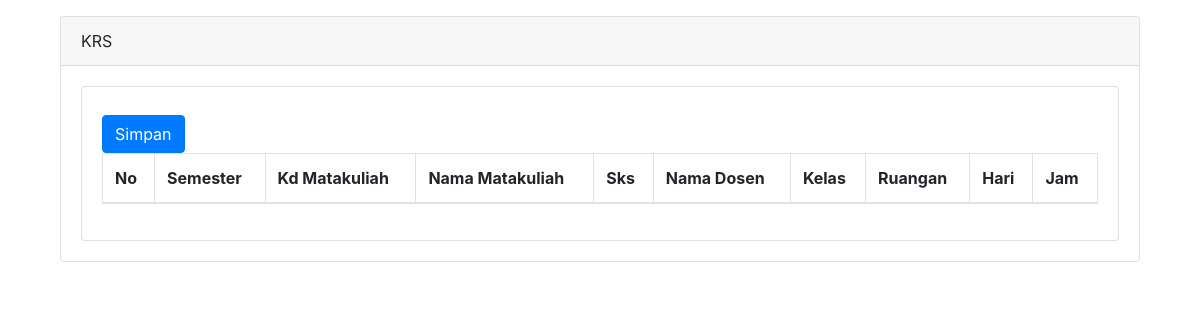
Before: /mhs/krs.php with the older database file.
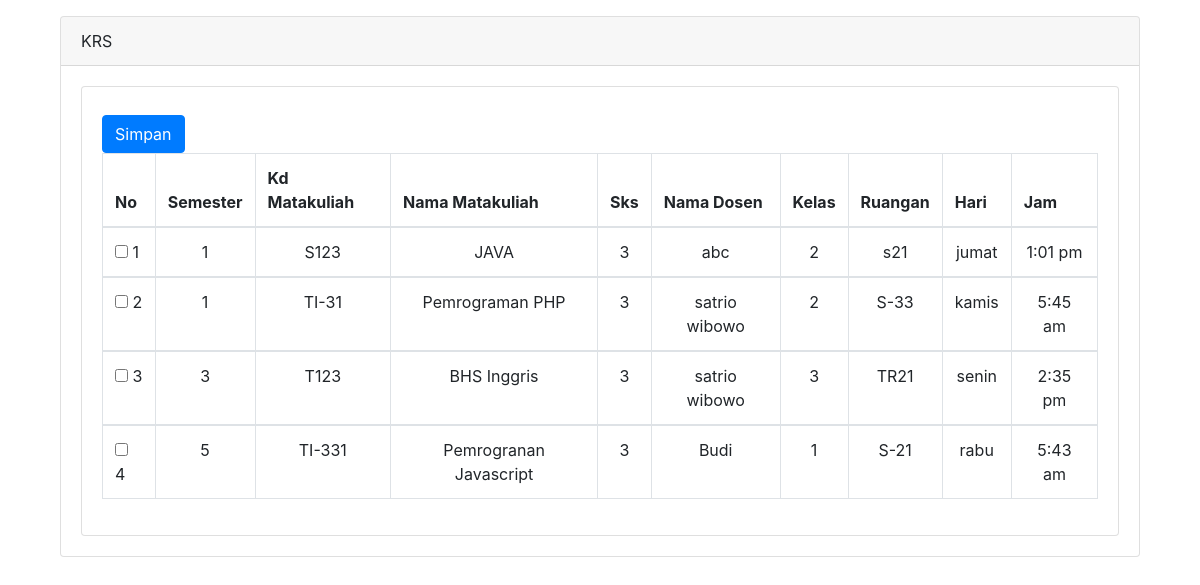
After: the same page with the newer database file.
### tables this page shows
CREATE TABLE `matkul` (
  `id_matkul` int(11) NOT NULL,
  `kd_matkul` varchar(9) NOT NULL,
  `nama_matkul` varchar(100) NOT NULL,
  `sks` char(10) NOT NULL,
  `ruangan` char(10) NOT NULL,
  `kelas` char(10) NOT NULL,
  `hari` char(10) NOT NULL,
  `jam` char(10) NOT NULL,
  `semester` int(2) NOT NULL,
  `id_dosen` int(11) DEFAULT NULL
);

CREATE TABLE `dosen` (
  `id_dosen` int(11) NOT NULL,
  `nama` varchar(100) NOT NULL,
  `alamat` text NOT NULL,
  `email` char(32) NOT NULL,
  `username` varchar(100) NOT NULL,
  `password` varchar(255) NOT NULL
);

### mhs/krs.php (the view, shortened to what this page needs)
<!DOCTYPE html>
<html lang="en">
<head>
    <link rel="stylesheet" href="../assets/bootstrap/css/bootstrap.min.css">
</head>
<body>
<div class="container mt-3">
  <div class="col-md-12">
    <div class="card">
      <div class="card-header">
        <span class="my-auto">KRS</span>
      </div>
      <div class="card-body">
        <div id="accordion">
          <div class="card">
            <div id="collapseOne" class="collapse show" aria-labelledby="headingOne" data-parent="#accordion">
              <div class="card-body">
                <table class="table table-bordered">
                  <thead>
                    <tr>
                      <th>No</th>
                      <th>Semester</th>
                      <th>Kd Matakuliah</th>
                      <th>Nama Matakuliah</th>
                      <th>Sks</th>
                      <th>Nama Dosen</th>
                      <th>Kelas</th>
                      <th>Ruangan</th>
                      <th>Hari</th>
                      <th>Jam</th>
                    </tr>
                  </thead>
                  <?php
              include("../config/koneksi.php");
              $no=0;
              $queryJoin = "SELECT matkul.kd_matkul,matkul.nama_matkul,matkul.sks,matkul.kelas,matkul.ruangan,matkul.hari,matkul.jam,matkul.semester,dosen.nama,matkul.id_matkul FROM dosen INNER JOIN matkul ON dosen.id_dosen=matkul.id_dosen ORDER BY semester ASC";
              $result = $koneksi->query($queryJoin);
              while($data = mysqli_fetch_row($result))
              {
              $no++;
            ?>
            <tbody>
              <tr>
              <?php
                echo '<td><input type="checkbox" name="" id=""> '.$no.'</td>';
                echo "<td align=center>$data[7]</td>";
                echo "<td align=center>$data[0]</td>";
                echo "<td align=center>$data[1]</td>";
                echo "<td align=center>$data[2]</td>";
                echo "<td align=center>$data[8]</td>";
                echo "<td align=center>$data[3]</td>";
                echo "<td align=center>$data[4]</td>";
                echo "<td align=center>$data[5]</td>";
                echo "<td align=center>$data[6]</td>";
              ?>
              </tr>
            </tbody>
            <?php
          }
          ?>
              </div>
            </div>
          </div>
          <div class="row mt-2">
            <div class="col-md-6">
              <input type="submit" class="btn btn-primary" name="" value="Simpan">
            </div>
          </div>
        </div>
      </div>
    </div>
  </div>
</div>
</body>
</html>

Changed rows visible on the page:
added matkul: semester "1", kd_matkul "S123", nama_matkul "JAVA", sks "3", id_dosen.nama "abc", kelas "2", ruangan "s21", hari "jumat", jam "1:01 pm"
added matkul: semester "1", kd_matkul "TI-31", nama_matkul "Pemrograman PHP", sks "3", id_dosen.nama "satrio wibowo", kelas "2", ruangan "S-33", hari "kamis", jam "5:45 am"
added matkul: semester "3", kd_matkul "T123", nama_matkul "BHS Inggris", sks "3", id_dosen.nama "satrio wibowo", kelas "3", ruangan "TR21", hari "senin", jam "2:35 pm"
added matkul: semester "5", kd_matkul "TI-331", nama_matkul "Pemrogranan Javascript", sks "3", id_dosen.nama "Budi", kelas "1", ruangan "S-21", hari "rabu", jam "5:43 am"
